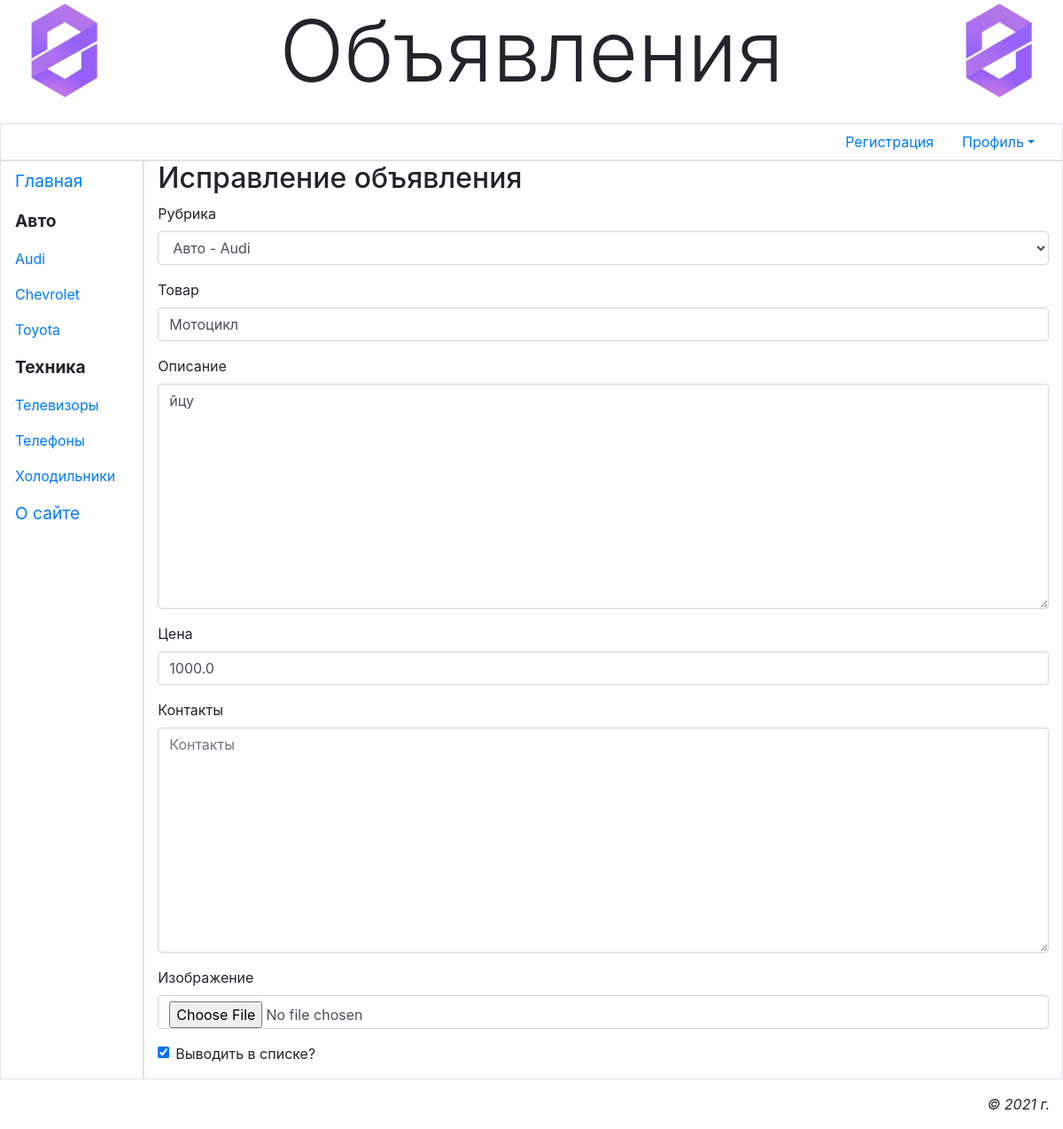
Screenshot of /main/account/profile/change/14/ (signed in) with the database file from the repository.
### main/models.py (models this page shows, shortened)
class Rubric(models.Model):
    name = models.CharField(max_length=20, db_index=True, unique=True, verbose_name='Наименование')
    order = models.SmallIntegerField(default=0, db_index=True, verbose_name='Порядок')
    super_rubric = models.ForeignKey('SuperRubric', on_delete=models.PROTECT, null=True, blank=True,
                                     verbose_name='Надрубрика')

class Bb(models.Model):
    rubric = models.ForeignKey(SubRubric, on_delete=models.PROTECT, verbose_name='Рубрика')
    title = models.CharField(max_length=40, verbose_name='Товар')
    content = models.TextField(verbose_name='Описание')
    price = models.FloatField(default=0, verbose_name='Цена')
    contacts = models.TextField(verbose_name='Контакты')
    image = models.ImageField(blank=True, upload_to=get_timestamp_path, verbose_name='Изображение')
    author = models.ForeignKey(AdvUser, on_delete=models.CASCADE, verbose_name='Автор объявления')
    is_active = models.BooleanField(default=True, db_index=True, verbose_name='Выводить в списке?')
    created_at = models.DateTimeField(auto_now_add=True, db_index=True, verbose_name='Опубликовано')
    class Meta:
        verbose_name = 'Объявление'
        verbose_name_plural = 'Объявления'
        ordering = ['-created_at']

### main/views.py (the view)
# urls.py: path('account/profile/change/<int:pk>/', profile_bb_change, name='profile_bb_change'),
@login_required
def profile_bb_change(request, pk):
    bb = get_object_or_404(Bb, pk=pk)
    if request.method == 'POST':
        form = BbForm(request.POST, request.FILES, instance=bb)
        if form.is_valid():
            bb = form.save()
            formset = AIFormSet(request.POST, request.FILES, instance=bb)
            if formset.is_valid():
                formset.save()
                messages.add_message(request, messages.SUCCESS, 'Объявление изменено')
                return redirect('profile')
    else:
        form = BbForm(instance=bb)
        formset = AIFormSet(instance=bb)
    context = {'form': form, 'formset': formset}
    return render(request, 'main/profile_bb_change.html', context)

### main/forms.py
class BbForm(forms.ModelForm):
    class Meta:
        model = Bb
        fields = '__all__'
        widgets = {'author': forms.HiddenInput}

### main/models.py (called while the page is built)
    def get_queryset(self):
        return super().get_queryset().filter(super_rubric__isnull=False)

    def __str__(self):
        return '%s - %s' % (self.super_rubric.name, self.name)

### main/templates/main/profile_bb_change.html (shortened to what this page needs)
{% extends 'layout/basic.html' %}
{% load bootstrap4 %}
{% block content %}
    <h2>Исправление объявления</h2>
    <form method="post" enctype="multipart/form-data">
    {% bootstrap_form form layout='horizontal' %}
    </form>
{% endblock %}

### main/templates/layout/basic.html (shortened to what this page needs)
{% load bootstrap4 %}
{% load static %}
<!DOCTYPE html>
<html lang="ru">
	<head>
		{% bootstrap_css %}
		<link rel="stylesheet" type="text/css" href="{% static 'main/style.css' %}">
        <link rel="stylesheet" href="https://cdn.jsdelivr.net/npm/bootstrap@4.6.0/dist/css/bootstrap.min.css">
	</head>
	<body class="container-fluid">
		<header class="mb-4">
			<h1 class="display-1 text-center">Объявления</h1>
		</header>
		<div class="row">
			<ul class="col nav justify-content-end border">
				<li class="nav-item">
					<a class="nav-link" href="{% url 'register' %}">Регистрация</a>
				</li>
                {% if user.is_authenticated %}
				<li class="nav-item dropdown">
					<a class="nav-link dropdown-toggle" data-toggle="dropdown" href="#" role="button">Профиль</a>
				</li>
                {% else %}
				<li class="nav-item"><a class="nav-link" href="{% url 'login' %}">Bxoд</a></li>
                {% endif %}
			</ul>
		</div>
		<div class="row">
			<nav class="col-md-auto nav flex-column border">
				<a class="nav-link root" href="{% url 'index' %}">Главная</a>
                {% for rubric in rubrics %}
                {% ifchanged rubric.super_rubric.pk %}
                <span class="nav-link root font-weight-bold">
                {{ rubric.super_rubric.name }}
                </span>
                {% endifchanged %}
                <a class="nav-link" href="{% url 'by_rubric' pk=rubric.pk %}">{{ rubric.name }}</a>
                {% endfor %}
				<a class="nav-link root" href="{% url 'other' page='about' %}">О сайте</a>
			</nav>
			<section class="col border ру-2">
				{% block content %}{% endblock %}
			</section>
		</div>
		<footer class="mt-3">
			<p class="text-right font-italic">&copy; 2021 г.</p>
		</footer>
	</body>
</html>

### main/static/main/style.css (style rules this page uses)
header h1 { background: url("bg.jpg") left / auto 100% no-repeat, url("bg.jpg") right / auto 100% no-repeat; }
.root { font-size: larger; }

### rows the page displays
Rubric: super_rubric.name "Авто", name "Audi"
Rubric: name "Chevrolet"
Rubric: name "Toyota"
Rubric: super_rubric.name "Техника", name "Телевизоры"
Rubric: name "Телефоны"
Rubric: name "Холодильники"
Bb: rubric "Авто - Audi", title "Мотоцикл", content "йцу", price "1000.0", is_active "☑"
